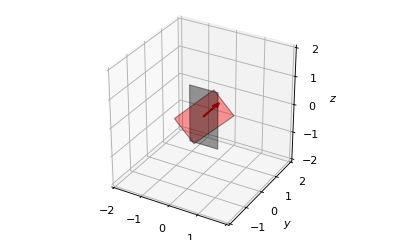

Reproduce this figure in Python.
import matplotlib.pyplot as plt
import numpy as np

from owcsimpy.geoobjects.bases.vector_py import Vector_py as Vector
from owcsimpy.geoobjects.bases.rectplane_py import RectPlane_py as RectPlane
from owcsimpy.geoutils.draw import draw

# Prepare a canvas
fig,ax = draw(xlim=[-2,2],ylim=[-2,2],zlim=[-2,2])
v = Vector(np.array([1,np.deg2rad(90),np.deg2rad(90)]))
plane = RectPlane(normalVect=v,ctrPoint=np.zeros(3),dimensions=[2,1])
fig,ax = draw(figure=fig,axes=ax,planes=plane,facecolors='black',colors='black')
plane = plane.rotate(np.deg2rad(45),plane.normalVect)
fig,ax = draw(figure=fig,axes=ax,planes=plane,facecolors='red',colors='red')
